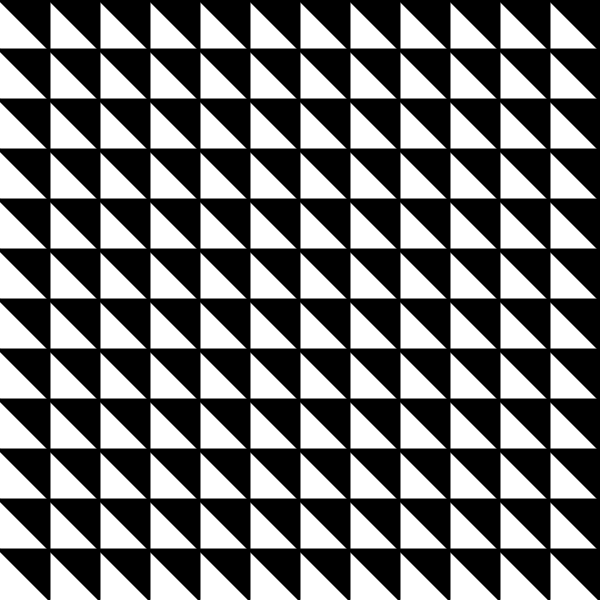
Frame 1 (no input)
Frame 60 (no input): identical to frame 1, image omitted
Frame 120 (the mouse pressed at the canvas centre since frame 60): identical to frame 1, image omitted

The p5.js sketch that drew this single still picture (run headless with seeded random() and noise() and a simulated clock; from frame 60 on, the mouse is pressed at the canvas centre):

// p5.js sketch
// ── sketch.js
//reference https://www.youtube.com/watch?v=r5Iy3v1co0A&t=543s

function setup() {
  createCanvas(600, 600);
}

function draw() {
  background(255)
  
  //crea un pattern di linee lungo tutta la larghezza della finestra
  for (let i = 0; i < width; i++) {
    
    //lo ripete per tutta la lunghezza
    for (let l = 0; l < height; l += 50) {
      
      //determina la lunghezza della linea che varia da 0 a 49
      var lineY = i % 50;
      strokeWeight(3);
      line(i, l, i, lineY + l); 
      
      //lineY+l permette ad ogni ciclo di spostare 
      //il pattern in modo tale che non si sovrapponga 
      //a quello precedente
    }
  }
}
